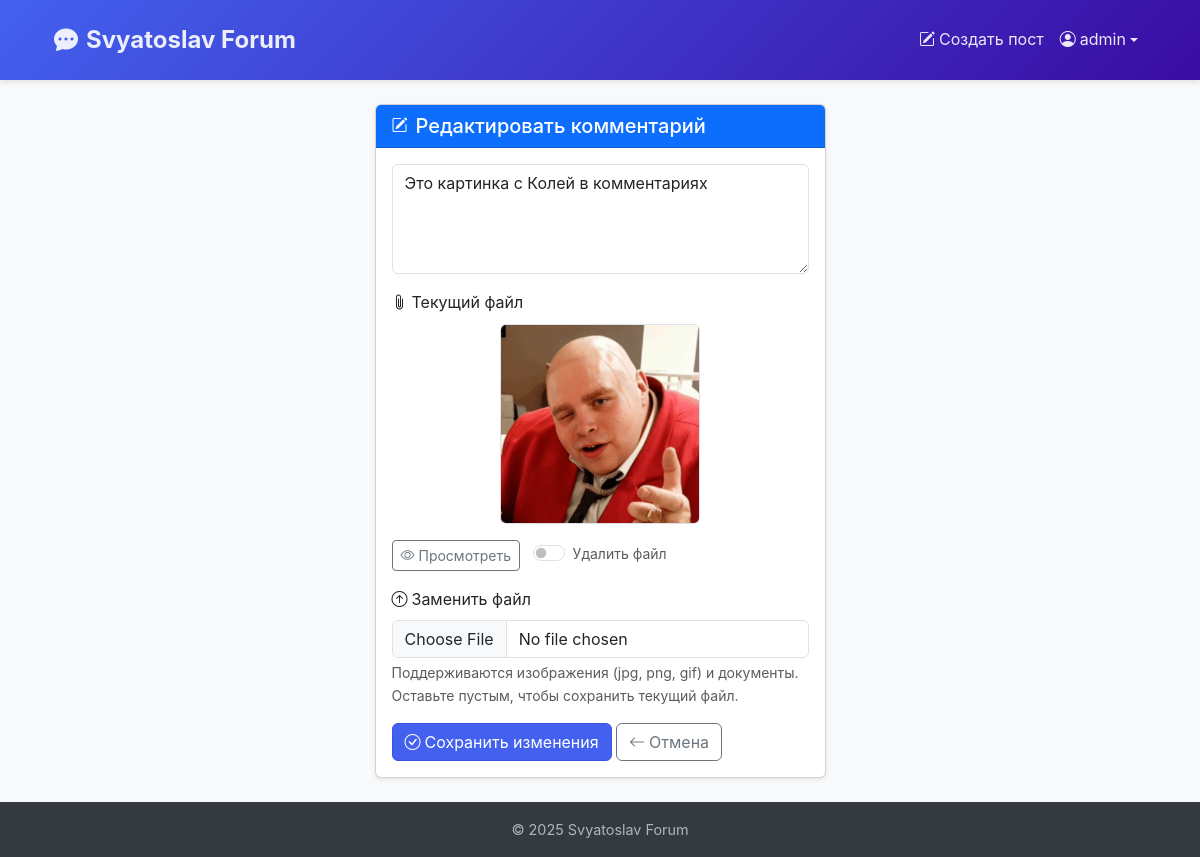
Page /comment/5/edit/ (signed in) on the committed database.
### forum/models.py (models this page shows, shortened)
class Comment(models.Model):
    post = models.ForeignKey(
        Post,
        on_delete=models.CASCADE,
        related_name='comments'
    )
    author = models.ForeignKey(
        User,
        on_delete=models.CASCADE
    )
    text = models.TextField()
    created_at = models.DateTimeField(auto_now_add=True)
    file = models.FileField(
        upload_to='comments/',
        blank=True,
        null=True
    )

### forum/views.py (the view)
# urls.py: path('comment/<int:comment_id>/edit/', views.edit_comment, name='edit_comment'),
@login_required
def edit_comment(request, comment_id):
    comment = get_object_or_404(Comment, id=comment_id)
    if comment.author != request.user:
        return HttpResponseForbidden("Вы не можете редактировать этот комментарий")
    if request.method == 'POST':
        comment.text = request.POST.get('text')
        comment.save()
        return redirect('post_detail', post_id=comment.post.id)
    return render(request, 'edit_comment.html', {'comment': comment})

### forum/templates/edit_comment.html (shortened to what this page needs)
{% extends 'base.html' %}
{% load static %}
{% block content %}
<div class="row justify-content-center">
    <div class="col-md-6 col-lg-5">
        <div class="card shadow-sm">
            <div class="card-header bg-primary text-white d-flex align-items-center">
                <i class="bi bi-pencil-square me-2"></i>
                <h2 class="h5 mb-0">Редактировать комментарий</h2>
            </div>
            <div class="card-body">
                <form method="post" enctype="multipart/form-data">
                    <div class="mb-3">
                        <textarea
                            name="text"
                            class="form-control"
                            rows="4"
                            placeholder="Введите текст комментария..."
                            required
                        >{{ comment.text }}</textarea>
                    </div>
                    {% if comment.file %}
                    <div class="mb-3">
                        <label class="form-label">
                            <i class="bi bi-paperclip me-1"></i>Текущий файл
                        </label>
                        {% with comment.file.name|lower as filename %}
                            {% if ".jpg" in filename or ".jpeg" in filename or ".png" in filename or ".gif" in filename %}
                                <div class="mb-2 text-center">
                                    <img src="{{ comment.file.url }}"
                                         class="img-fluid rounded border mb-2"
                                         alt="Текущее изображение"
                                         style="max-height: 200px; object-fit: cover;">
                                </div>
                            {% endif %}
                        {% endwith %}
                        <div>
                            <a href="{{ comment.file.url }}" target="_blank" class="btn btn-sm btn-outline-secondary me-2">
                                <i class="bi bi-eye me-1"></i>Просмотреть
                            </a>
                            <div class="form-check form-switch d-inline-block">
                                <input class="form-check-input" type="checkbox" id="clear_file" name="clear_file">
                                <label class="form-check-label small text-muted" for="clear_file">
                                    Удалить файл
                                </label>
                            </div>
                        </div>
                    </div>
                    {% endif %}
                    <div class="mb-3">
                        <label for="id_file" class="form-label">
                            <i class="bi bi-arrow-up-circle me-1"></i>Заменить файл
                        </label>
                        <input type="file" name="file" class="form-control" id="id_file">
                        <div class="form-text text-muted small">
                            Поддерживаются изображения (jpg, png, gif) и документы.
                            {% if comment.file %}Оставьте пустым, чтобы сохранить текущий файл.{% endif %}
                        </div>
                    </div>
                    <div class="d-grid gap-2 d-md-block">
                        <button type="submit" class="btn btn-primary">
                            <i class="bi bi-check-circle me-1"></i>Сохранить изменения
                        </button>
                        <a href="{% url 'post_detail' comment.post.id %}" class="btn btn-outline-secondary mt-2 mt-md-0">
                            <i class="bi bi-arrow-left me-1"></i>Отмена
                        </a>
                    </div>
                </form>
            </div>
        </div>
    </div>
</div>
{% endblock %}

### forum/templates/base.html (shortened to what this page needs)
{% load static %}
<!DOCTYPE html>
<html lang="ru">
    <head>
        <link
            href="https://cdn.jsdelivr.net/npm/bootstrap@5.3.3/dist/css/bootstrap.min.css"
            rel="stylesheet"
        />
        <link
            rel="stylesheet"
            href="https://cdn.jsdelivr.net/npm/bootstrap-icons@1.11.3/font/bootstrap-icons.min.css"
        />
        <link rel="stylesheet" href="{% static 'css/style.css' %}" />
    </head>
    <body class="d-flex flex-column min-vh-100">
        <header class="forum-header">
            <div class="container">
                <nav class="navbar navbar-expand-lg">
                    <div class="container-fluid">
                        <a
                            class="navbar-brand d-flex align-items-center"
                            href="{% url 'post_list' %}"
                        >
                            <i class="bi bi-chat-dots-fill me-2 navbar-text"></i>
                            <span class="navbar-text">Svyatoslav Forum</span>
                        </a>
                        <div
                            class="collapse navbar-collapse justify-content-end"
                            id="navbarNav"
                        >
                            <ul class="navbar-nav align-items-center">
                                {% if user.is_authenticated %}
                                <li class="nav-item">
                                    <a
                                        class="nav-link"
                                        href="{% url 'post_create' %}"
                                    >
                                        <i class="bi bi-pencil-square me-1"></i
                                        >Создать пост
                                    </a>
                                </li>
                                <li class="nav-item dropdown">
                                    <a
                                        class="nav-link dropdown-toggle d-flex align-items-center"
                                        href="#"
                                        id="userDropdown"
                                        role="button"
                                        data-bs-toggle="dropdown"
                                        aria-expanded="false"
                                    >
                                        <i class="bi bi-person-circle me-1"></i>
                                        {{ user.username }}
                                    </a>
                                </li>
                                {% endif %}
                            </ul>
                        </div>
                    </div>
                </nav>
            </div>
        </header>
        <main class="container flex-grow-1 py-4">{% block content %}{% endblock %}</main>
        <footer class="text-center">
            <div class="container">
                <p class="mb-0">&copy; 2025 Svyatoslav Forum</p>
            </div>
        </footer>
    </body>
</html>

### forum/static/css/style.css (style rules this page uses)
body { background-color: #f8f9fa; font-family: -apple-system, BlinkMacSystemFont, 'Segoe UI', Roboto, 'Helvetica Neue', Arial, sans-serif; line-height: 1.6; }
.forum-header { background: linear-gradient(135deg, #4361ee, #3a0ca3); color: white; box-shadow: 0 2px 6px rgba(0, 0, 0, 0.1); }
.forum-header .navbar-brand { font-size: 1.5rem; font-weight: bold; }
.forum-header .nav-link, .forum-header .navbar-text { color: rgba(255, 255, 255, 0.9) !important; }
.btn-primary { background-color: #4361ee; border-color: #3a56e0; }
main { padding: 2rem 0; }
footer { background-color: #343a40; color: #adb5bd; padding: 1rem 0; font-size: 0.9rem; }

### rows in the picture
Comment: text "Это картинка с Колей в комментариях", file (picture)

### other values in the picture
{{ user.username }} "admin"
